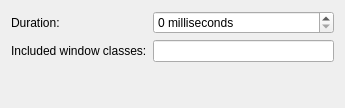
<?xml version="1.0" encoding="UTF-8"?>
<ui version="4.0">
 <class>GeometryChangeEffectConfig</class>
 <widget class="QWidget" name="GeometryChangeEffectConfig">
  <property name="geometry">
   <rect>
    <x>0</x>
    <y>0</y>
    <width>345</width>
    <height>108</height>
   </rect>
  </property>
  <layout class="QFormLayout" name="formLayout">
   <item row="1" column="0">
    <widget class="QLabel" name="label_Duration">
     <property name="text">
      <string>Duration:</string>
     </property>
    </widget>
   </item>
   <item row="1" column="1">
    <widget class="QSpinBox" name="kcfg_Duration">
     <property name="sizePolicy">
      <sizepolicy hsizetype="Expanding" vsizetype="Fixed">
       <horstretch>0</horstretch>
       <verstretch>0</verstretch>
      </sizepolicy>
     </property>
     <property name="suffix">
      <string> milliseconds</string>
     </property>
     <property name="maximum">
      <number>9999</number>
     </property>
     <property name="singleStep">
      <number>5</number>
     </property>
    </widget>
   </item>
   <item row="2" column="0">
    <widget class="QLabel" name="label_ExcludedWindowClasses">
     <property name="text">
      <string>Included window classes:</string>
     </property>
    </widget>
   </item>
   <item row="2" column="1">
    <widget class="QLineEdit" name="kcfg_ExcludedWindowClasses">
     <property name="sizePolicy">
      <sizepolicy hsizetype="Expanding" vsizetype="Fixed">
       <horstretch>0</horstretch>
       <verstretch>0</verstretch>
      </sizepolicy>
     </property>
    </widget>
   </item>
  </layout>
 </widget>
 <resources/>
 <connections/>
</ui>
